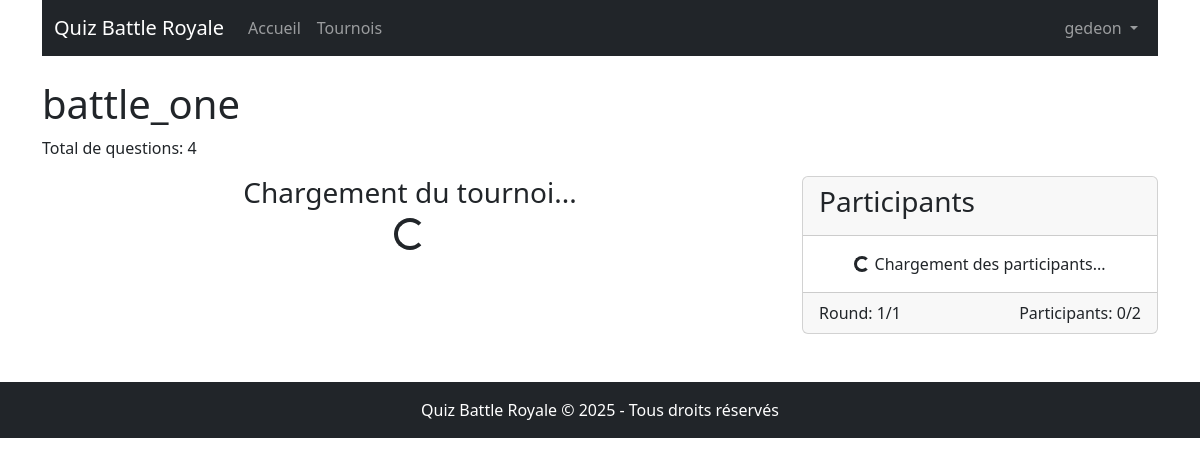
The app's page /tournament.php?id=1 (signed in) with its own data.
### tables this page shows
CREATE TABLE `tournaments` (
  `id` int(11) NOT NULL,
  `title` varchar(255) NOT NULL,
  `total_questions` int(11) NOT NULL,
  `start_time` datetime DEFAULT NULL,
  `created_at` timestamp NOT NULL DEFAULT current_timestamp()
);

CREATE TABLE `tournament_participants` (
  `id` int(11) NOT NULL,
  `tournament_id` int(11) DEFAULT NULL,
  `user_id` int(11) DEFAULT NULL,
  `is_active` tinyint(1) DEFAULT 1,
  `score` int(11) DEFAULT 0,
  `round` int(11) DEFAULT 1
);

### tournament.php (the view, shortened to what this page needs)
<?php
require_once 'config/database.php';
$tournament_id = $_GET['id'];
$stmt = $conn->prepare("SELECT * FROM tournaments WHERE id = ?");
$stmt->execute([$tournament_id]);
$tournament = $stmt->fetch();
$tournament_started = strtotime($tournament['start_time']) <= time();
$stmt = $conn->prepare("SELECT * FROM tournament_participants WHERE tournament_id = ? AND user_id = ?");
$stmt->execute([$tournament_id, $_SESSION['user_id']]);
$participant = $stmt->fetch();
$stmt = $conn->prepare("SELECT COUNT(*) as total FROM tournament_participants WHERE tournament_id = ?");
$stmt->execute([$tournament_id]);
$total_participants = $stmt->fetch()['total'];
$total_rounds = ceil(log($total_participants, 2));
?>
<!DOCTYPE html>
<html lang="fr">
<head>
    <link rel="stylesheet" href="css/styles.css">
    <link href="https://cdn.jsdelivr.net/npm/bootstrap@5.3.0/dist/css/bootstrap.min.css" rel="stylesheet">
</head>
<body>
    <div class="container">
        <?php include 'includes/header.php'; ?>
        <div class="row mt-4">
            <div class="col-md-12">
                <h1><?= htmlspecialchars($tournament['title']) ?></h1>
                <p>Total de questions: <?= $tournament['total_questions'] ?></p>
                <?php if(!$tournament_started): ?>
                <div class="alert alert-info">
                    Ce tournoi commencera le <?= date('d/m/Y à H:i', strtotime($tournament['start_time'])) ?>
                </div>
                <?php else: ?>
                <div class="row">
                    <div class="col-md-8">
                        <div id="tournament-content">
                            <div class="text-center mb-4">
                                <h3>Chargement du tournoi...</h3>
                                <div class="spinner-border" role="status">
                                </div>
                            </div>
                        </div>
                    </div>
                    <div class="col-md-4">
                        <div class="card">
                            <div class="card-header">
                                <h3>Participants</h3>
                            </div>
                            <div class="card-body p-0">
                                <div id="participants-list" class="participants-list">
                                    <div class="text-center p-3">
                                        <div class="spinner-border spinner-border-sm" role="status">
                                        </div>
                                        Chargement des participants...
                                    </div>
                                </div>
                            </div>
                            <div class="card-footer">
                                <div class="d-flex justify-content-between">
                                    <span>Round: <span id="current-round"><?= $participant ? $participant['round'] : '1' ?></span>/<span id="total-rounds"><?= $total_rounds ?></span></span>
                                    <span>Participants: <span id="active-participants">0</span>/<span id="total-participants"><?= $total_participants ?></span></span>
                                </div>
                            </div>
                        </div>
                    </div>
                </div>
                <?php endif; ?>
            </div>
        </div>
    </div>
    <?php include 'includes/footer.php'; ?>
</body>
</html>

### css/styles.css (style rules this page uses)
body { font-family: 'Arial', sans-serif; background-color: #f8f9fa; }
.container { max-width: 1200px; }
.participants-list { max-height: 400px; overflow-y: auto; }

### records on screen
tournaments: title "battle_one", total_questions "4"
tournament_participants: round "1"

### other values on screen
$_SESSION['username'] "gedeon"
$total_rounds "1"
$total_participants "2"
